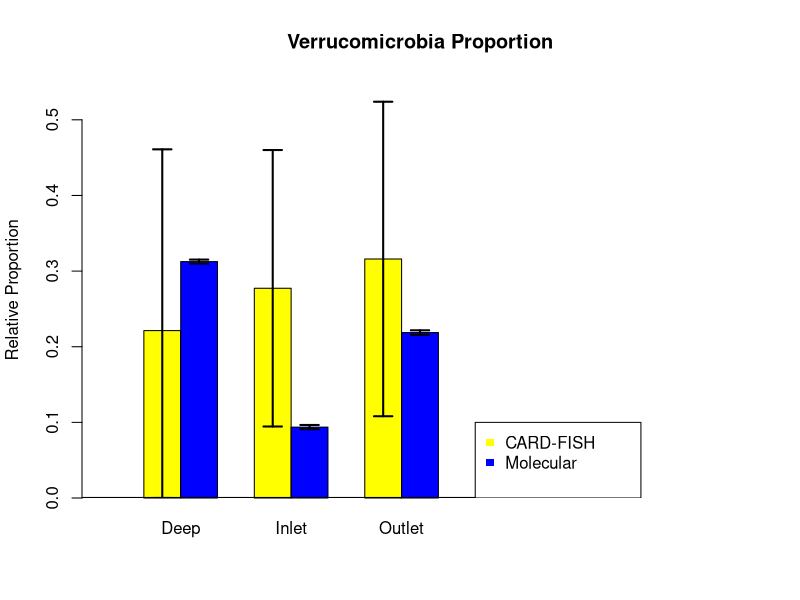

This figure's R source:
## ---- chunk 1
#Create matrix of initial counts and area
#Also calculate sum of columns
Mus.In.Hypo.Eub.matrix <- matrix(nrow=3, ncol=3)
colnames(Mus.In.Hypo.Eub.matrix) <- c("DAPI","GFP", "Area um2")
Mus.In.Hypo.Eub.matrix[,1] <- c(539, 370, 288)
Mus.In.Hypo.Eub.matrix[,2] <- c(446, 267, 212)
Mus.In.Hypo.Eub.matrix[,3] <- c(4359.63, 2890.21, 1895.51)
MIHE.DAPI <- sum(Mus.In.Hypo.Eub.matrix[,1])
MIHE.GFP <- sum(Mus.In.Hypo.Eub.matrix[,2])
MIHE.Area <- sum(Mus.In.Hypo.Eub.matrix[,3])

Mus.Out.Hypo.Eub.matrix <- matrix(nrow=6, ncol=3)
colnames(Mus.Out.Hypo.Eub.matrix) <- c("DAPI","GFP","Area um2")
Mus.Out.Hypo.Eub.matrix[,1] <- c(107,200,160,182,264,159)
Mus.Out.Hypo.Eub.matrix[,2] <- c(70,123,86,100,169,105)
Mus.Out.Hypo.Eub.matrix[,3] <- c(3183.64,3971.45,3168.87,3980.98,4345.72,3283.65)
MOHE.DAPI <- sum(Mus.Out.Hypo.Eub.matrix[,1])
MOHE.GFP <- sum(Mus.Out.Hypo.Eub.matrix[,2])
MOHE.Area <- sum(Mus.Out.Hypo.Eub.matrix[,3])

Mus.Dep.Hypo.Eub.matrix <- matrix(nrow=4, ncol=3)
colnames(Mus.Dep.Hypo.Eub.matrix) <- c("DAPI","GFP", "Area um2")
Mus.Dep.Hypo.Eub.matrix[,1] <- c(266,316,220,280)
Mus.Dep.Hypo.Eub.matrix[,2] <- c(128,132,137,148)
Mus.Dep.Hypo.Eub.matrix[,3] <- c(3160.2,3466.53,3162.79,3485.15)
MDHE.DAPI <- sum(Mus.Dep.Hypo.Eub.matrix[,1])
MDHE.GFP <- sum(Mus.Dep.Hypo.Eub.matrix[,2])
MDHE.Area <- sum(Mus.Dep.Hypo.Eub.matrix[,3])

Mus.In.Hypo.Ver.matrix <- matrix(nrow=3, ncol=3)
colnames(Mus.In.Hypo.Ver.matrix) <- c("DAPI","GFP", "Area um2")
Mus.In.Hypo.Ver.matrix[,1] <- c(490,396,626)
Mus.In.Hypo.Ver.matrix[,2] <- c(107,80,137)
Mus.In.Hypo.Ver.matrix[,3] <- c(3476.03,3142.46,3939.4)
MIHV.DAPI <- sum(Mus.In.Hypo.Ver.matrix[,1])
MIHV.GFP <- sum(Mus.In.Hypo.Ver.matrix[,2])
MIHV.Area <- sum(Mus.In.Hypo.Ver.matrix[,3])

Mus.Out.Hypo.Ver.matrix <- matrix(nrow=6, ncol=3)
colnames(Mus.Out.Hypo.Ver.matrix) <- c("DAPI","GFP", "Area um2")
Mus.Out.Hypo.Ver.matrix[,1] <- c(145,150,120,226,244,180)
Mus.Out.Hypo.Ver.matrix[,2] <- c(30,21,22,34,51,47)
Mus.Out.Hypo.Ver.matrix[,3] <- c(4328.38,4316.28,4409.73,3971.45,4328.39,4321.46)
MOHV.DAPI <- sum(Mus.Out.Hypo.Ver.matrix[,1])
MOHV.GFP <- sum(Mus.Out.Hypo.Ver.matrix[,2])
MOHV.Area <- sum(Mus.Out.Hypo.Ver.matrix[,3])

Mus.Dep.Hypo.Ver.matrix <- matrix(nrow=5, ncol=3)
colnames(Mus.Dep.Hypo.Ver.matrix) <- c("DAPI","GFP","Area um2")
Mus.Dep.Hypo.Ver.matrix[,1] <- c(264,144,244,304,282)
Mus.Dep.Hypo.Ver.matrix[,2] <- c(29,15,26,41,27)
Mus.Dep.Hypo.Ver.matrix[,3] <- c(2836.98,3787.51,4356.16,4314.53,3611.04)
MDHV.DAPI <- sum(Mus.Dep.Hypo.Ver.matrix[,1])
MDHV.GFP <- sum(Mus.Dep.Hypo.Ver.matrix[,2])
MDHV.Area <- sum(Mus.Dep.Hypo.Ver.matrix[,3])

#Create table to display total counts
TEub.matrix <- matrix(nrow=2,ncol=3)
colnames(TEub.matrix) <- c("Deep","Inlet","Outlet")
rownames(TEub.matrix) <- c("Cells","Bacteria")
TEub.matrix[1,] <- c(MDHE.DAPI, MIHE.DAPI,MOHE.DAPI)
TEub.matrix[2,] <- c(MDHE.GFP, MIHE.GFP,MOHE.GFP)

TVer.matrix <- matrix(nrow=2,ncol=3)
colnames(TVer.matrix) <- c("Deep","Inlet","Outlet")
rownames(TVer.matrix) <- c("Cells","Verrucomicrobia")
TVer.matrix[1,] <- c(MDHV.DAPI, MIHV.DAPI,MOHV.DAPI)
TVer.matrix[2,] <- c(MDHV.GFP, MIHV.GFP,MOHV.GFP)

TEub.matrix

TVer.matrix
## ---- chunk 2
#Convert area from um2 to mm2
MDHE.Area <- MDHE.Area/10^6
MDHV.Area <- MDHV.Area/10^6
MIHE.Area <- MIHE.Area/10^6
MIHV.Area <- MIHV.Area/10^6
MOHE.Area <- MOHE.Area/10^6
MOHV.Area <- MOHV.Area/10^6

#Calculate total filtered area
MDHE.TArea <- 250/MDHE.Area
MDHV.TArea <- 250/MDHV.Area
MIHE.TArea <- 250/MIHE.Area
MIHV.TArea <- 250/MIHV.Area
MOHE.TArea <- 250/MOHE.Area
MOHV.TArea <- 250/MOHV.Area

#Create function to calculate cells/mL
cell.mL <- function(Area,Count){
  cell.filt <- Area * Count
  cells.mL <- cell.filt / 10
  return(cells.mL)
}

#Calculate cells/mL
MDHE.Cell.mL <- cell.mL(MDHE.TArea,MDHE.DAPI)
MDHE.Bac.mL <- cell.mL (MDHE.TArea, MDHE.GFP)
MDHV.Cell.mL <- cell.mL(MDHV.TArea, MDHV.DAPI)
MDHV.Ver.mL <- cell.mL(MDHV.TArea, MDHV.GFP)
MOHE.Cell.mL <- cell.mL (MOHE.TArea, MOHE.DAPI)
MOHE.Bac.mL <- cell.mL(MOHE.TArea, MOHE.GFP)
MOHV.Cell.mL <- cell.mL(MOHV.TArea,MOHV.DAPI)
MOHV.Ver.mL <- cell.mL(MOHV.TArea,MOHV.GFP)
MIHE.Cell.mL <- cell.mL(MIHE.TArea,MIHE.DAPI)
MIHE.Bac.mL <- cell.mL(MIHE.TArea,MIHE.GFP)
MIHV.Cell.mL <- cell.mL(MIHV.TArea,MIHV.DAPI)
MIHV.Ver.mL <- cell.mL(MIHV.TArea,MIHV.GFP)

#Create table to display cells/mL
Eub.matrix <- matrix(nrow=2,ncol=3)
colnames(Eub.matrix) <- c("Deep", "Inlet", "Outlet")
rownames(Eub.matrix) <- c("Cells/mL","Bacteria/mL")
Eub.matrix[1,] <- c(MDHE.Cell.mL,MIHE.Cell.mL,MOHE.Cell.mL)
Eub.matrix[2,] <- c(MDHE.Bac.mL,MIHE.Bac.mL,MOHE.Bac.mL)

Ver.matrix <- matrix(nrow=2,ncol=3)
colnames(Ver.matrix) <- c("Deep", "Inlet", "Outlet")
rownames(Ver.matrix) <- c("Cells/mL","Verrucomicrobia/mL")
Ver.matrix[1,] <- c(MDHV.Cell.mL,MIHV.Cell.mL,MOHV.Cell.mL)
Ver.matrix[2,] <- c(MDHV.Ver.mL,MIHV.Ver.mL,MOHV.Ver.mL)

Eub.matrix

Ver.matrix
## ---- chunk 3
#Calculate proporations
DBac.cell <- MDHE.Bac.mL/MDHE.Cell.mL
IBac.cell <- MIHE.Bac.mL/MIHE.Cell.mL
OBac.cell <- MOHE.Bac.mL/MOHE.Cell.mL
DVer.cell <- MDHV.Ver.mL/MDHV.Cell.mL
IVer.cell <- MIHV.Ver.mL/MIHV.Cell.mL
OVer.cell <- MOHV.Ver.mL/MOHV.Cell.mL
DVer.Bac <- MDHV.Ver.mL/MDHE.Bac.mL
IVer.Bac <- MIHV.Ver.mL/MIHE.Bac.mL
OVer.Bac <- MOHV.Ver.mL/MOHE.Bac.mL

#Create proportion table
Prop.matrix <- matrix(nrow=3,ncol=3)
colnames(Prop.matrix)<-c("Deep","Inlet","Outlet")
rownames(Prop.matrix)<-c("Bacteria/Cells","Verruco/Cells","Verruco/Bacteria")
Prop.matrix[1,]<-c(DBac.cell,IBac.cell,OBac.cell)
Prop.matrix[2,]<-c(DVer.cell,IVer.cell,OVer.cell)
Prop.matrix[3,]<-c(DVer.Bac,IVer.Bac,OVer.Bac)

Prop.matrix
## ---- chunk 4
#Calculate relative proportions
DRVer <- DVer.cell/DBac.cell
IRVer <- IVer.cell/IBac.cell
ORVer <- OVer.cell/OBac.cell

#Create relative proportion table
RelProp.matrix <- matrix(nrow=1,ncol=3)
colnames(RelProp.matrix) <- c("Deep","Inlet","Outlet")
rownames(RelProp.matrix) <- c("Verruco/Bacteria")
RelProp.matrix[1,] <- c(DRVer,IRVer,ORVer)

RelProp.matrix
## ---- chunk 5
#Make matrix
Abs.Rel <- matrix(nrow=2,ncol=3)
Abs.Rel[1,] <- Prop.matrix[3,]
Abs.Rel[2,] <- RelProp.matrix

#Transpose matrix; flip dimensions
Abs.Rel <- t(Abs.Rel)

prop.test(Abs.Rel)
## ---- chunk 6
#Make sequencing proportion table
Tag.matrix <- matrix(nrow=1, ncol=3)
colnames(Tag.matrix) <- c("Deep", "Inlet", "Outlet")
Tag.matrix[1,] <- c(0.31256, 0.09375,0.21875)

#Create table for comparison of seq and rel CARD-FISH
Tag.compare <- matrix(nrow=3, ncol=2)
Tag.compare[,1] <- Abs.Rel[,2]
Tag.compare[,2] <- c(0.31256, 0.09375,0.21875)

prop.test(Tag.compare)
## ---- chunk 7
#Function to calculate standard deviation
sd <- function(p,n){
  a <- 1-p
  b <- p*a
  c <- b/n
  d <- sqrt(c)
  return(d)
}

#Calculate sd
#Observations for FISH = num fields counted
FISH.Dep.sd <- sd(Abs.Rel[1,2], 3)
FISH.In.sd <- sd(Abs.Rel[2,2], 6)
FISH.Out.sd <- sd(Abs.Rel[3,2], 5)
#Observations for 
Tag.Dep.sd <- sd(Tag.compare[1,1], 25000)
Tag.In.sd <- sd(Tag.compare[2,1], 25000)
Tag.Out.sd <- sd(Tag.compare[3,1],25000)

#Prep matrix for bar plot
Tag.compare <- t(Tag.compare)

#Create bar plot
barplot(Tag.compare, width=1, names.arg=c("Deep", "Inlet", "Outlet"),beside=TRUE, horiz=FALSE, col=c("Yellow","Blue"),main="Verrucomicrobia Proportion", ylab="Relative Proportion", xlim=c(0,17),ylim=c(0,0.55), axisnames=TRUE)

#Add x-axis
segments(-1,0,10,0, lwd=2)

#Add legend
legend(x=c(10,14.5), y=c(0,0.1), legend=c("CARD-FISH","Molecular"), col=c("yellow","blue"), pch=15)

#Add std error bars
#Vertical
segments(1.5,0,1.5,Tag.compare[1,1]+FISH.Dep.sd,lwd=2)
#Bottom horizontal
segments(1.25,0, 1.75, 0,lwd=2)
#Top horizontal
segments(1.25,Tag.compare[1,1]+FISH.Dep.sd, 1.75, Tag.compare[1,1]+FISH.Dep.sd,lwd=2)

segments(2.5,Tag.compare[2,1]-Tag.Dep.sd,2.5,Tag.compare[2,1]+Tag.Dep.sd,lwd=2)
segments(2.25,Tag.compare[2,1]-Tag.Dep.sd, 2.75, Tag.compare[2,1]-Tag.Dep.sd,lwd=2)
segments(2.25,Tag.compare[2,1]+Tag.Dep.sd, 2.75, Tag.compare[2,1]+Tag.Dep.sd,lwd=2)

segments(4.5,Tag.compare[1,2]-FISH.In.sd,4.5,Tag.compare[1,2]+FISH.In.sd,lwd=2)
segments(4.25,Tag.compare[1,2]-FISH.In.sd,4.75,Tag.compare[1,2]-FISH.In.sd,lwd=2)
segments(4.25,Tag.compare[1,2]+FISH.In.sd,4.75,Tag.compare[1,2]+FISH.In.sd,lwd=2)

segments(5.5,Tag.compare[2,2]-Tag.In.sd,5.5,Tag.compare[2,2]+Tag.In.sd,lwd=2)
segments(5.25,Tag.compare[2,2]-Tag.In.sd,5.75,Tag.compare[2,2]-Tag.In.sd,lwd=2)
segments(5.25,Tag.compare[2,2]+Tag.In.sd,5.75,Tag.compare[2,2]+Tag.In.sd,lwd=2)

segments(7.5,Tag.compare[1,3]-FISH.Out.sd,7.5,Tag.compare[1,3]+FISH.Out.sd,lwd=2)
segments(7.25,Tag.compare[1,3]-FISH.Out.sd,7.75,Tag.compare[1,3]-FISH.Out.sd,lwd=2)
segments(7.25,Tag.compare[1,3]+FISH.Out.sd,7.75,Tag.compare[1,3]+FISH.Out.sd,lwd=2)

segments(8.5,Tag.compare[2,3]-Tag.Out.sd,8.5,Tag.compare[2,3]+Tag.Out.sd,lwd=2)
segments(8.25,Tag.compare[2,3]-Tag.Out.sd,8.75,Tag.compare[2,3]-Tag.Out.sd,lwd=2)
segments(8.25,Tag.compare[2,3]+Tag.Out.sd,8.75,Tag.compare[2,3]+Tag.Out.sd,lwd=2)
## ---- chunk 8
power.prop.test(n=c(5), p1=Tag.compare[1,1], p2=Tag.compare[2,1], sig.level=0.05, power=NULL, alternative="two.sided")
## ---- chunk 9
power.prop.test(n=c(3), p1=Tag.compare[1,2], p2=Tag.compare[2,2], sig.level=0.05, power=NULL, alternative="two.sided")
## ---- chunk 10
power.prop.test(n=c(6), p1=Tag.compare[1,3], p2=Tag.compare[2,3], sig.level=0.05, power=NULL, alternative="two.sided")
